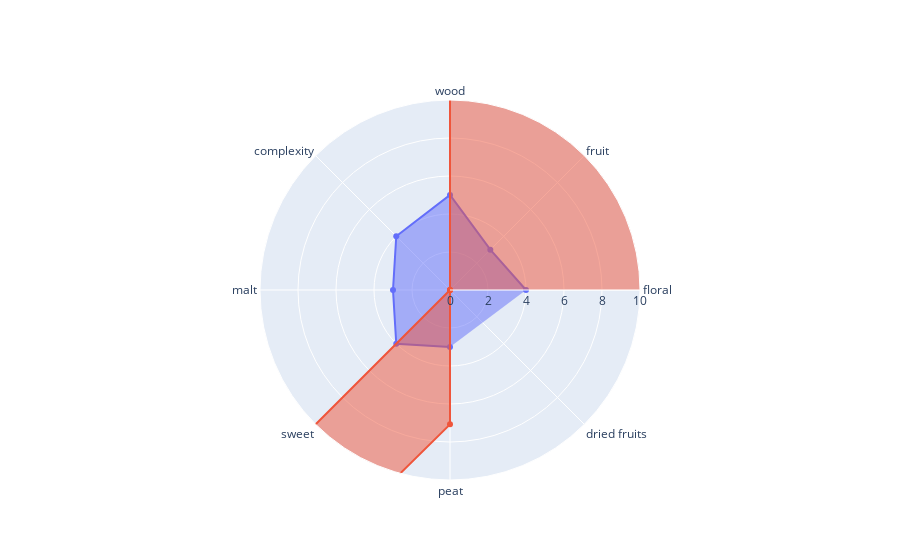

Here is the notebook cell this chart was saved with:
### Code cell
import plotly.graph_objects as go

panelist_scores = [40,30,50,40,30,40,30]
fig = go.Figure()

fig.add_trace(go.Scatterpolar(
      r=[value / 10 for value in panelist_scores],
      theta=comparable_OSAs,
      fill='toself',
      name='Product A'
))
fig.add_trace(go.Scatterpolar(
      r=list(filtered_OSAs.sum()*10),
      theta=comparable_OSAs,
      fill='toself',
      name='Product B'
))

fig.update_layout(
  polar=dict(
    radialaxis=dict(
      visible=True,
      range=[0, 10]
    )),
  showlegend=False
)

fig.show()

### Figure 1 — Plotly figure (JSON) as saved in the notebook; plotly's stock layout.template omitted (floating-point values rounded to 4 significant figures)
{"data": [{"fill": "toself", "name": "Product A", "r": [4, 3, 5, 4, 3, 4, 3], "theta": ["floral", "fruit", "wood", "complexity", "malt", "sweet", "peat", "dried fruits"], "type": "scatterpolar"}, {"fill": "toself", "name": "Product B", "r": [150.0, 21.1, 589.0, 0, 0, 713.3, 7.071, 0], "theta": ["floral", "fruit", "wood", "complexity", "malt", "sweet", "peat", "dried fruits"], "type": "scatterpolar"}], "layout": {"polar": {"radialaxis": {"range": [0, 10], "visible": true}}, "showlegend": false}}
